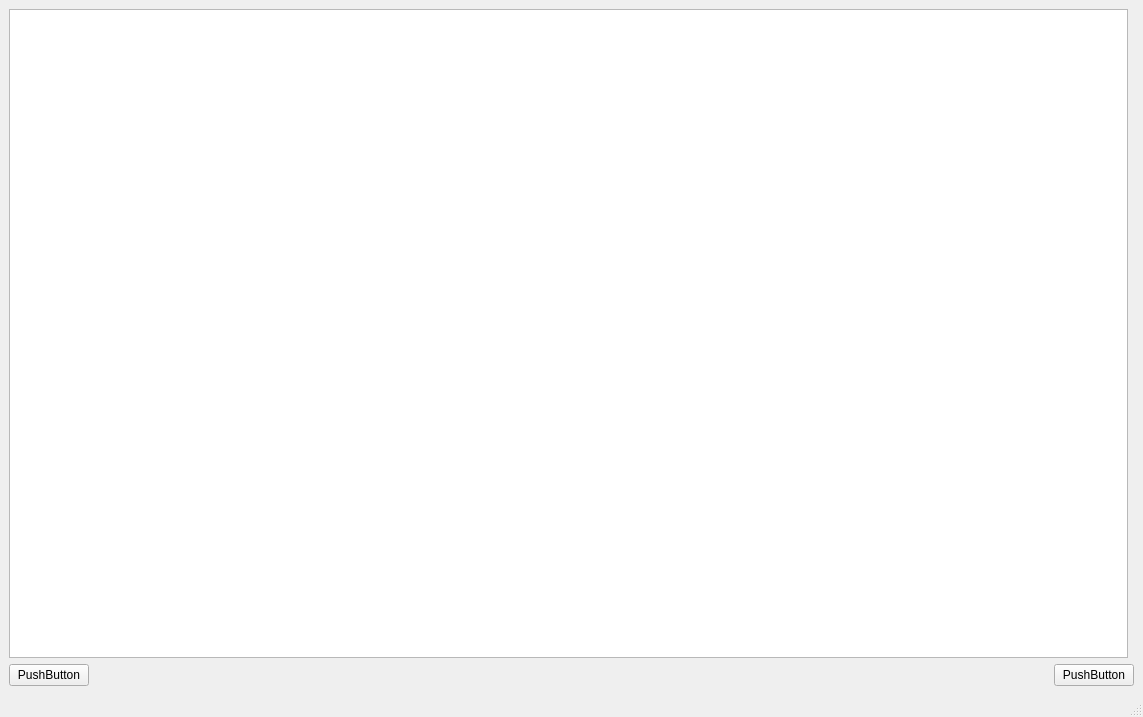
<?xml version="1.0" encoding="UTF-8"?>
<ui version="4.0">
 <class>MainWindow</class>
 <widget class="QMainWindow" name="MainWindow">
  <property name="geometry">
   <rect>
    <x>0</x>
    <y>0</y>
    <width>1143</width>
    <height>717</height>
   </rect>
  </property>
  <property name="windowTitle">
   <string>MainWindow</string>
  </property>
  <widget class="QWidget" name="centralwidget">
   <layout class="QVBoxLayout" name="verticalLayout">
    <item>
     <layout class="QHBoxLayout" name="horizontalLayout">
      <item>
       <widget class="QTreeView" name="treeView">
        <property name="sizePolicy">
         <sizepolicy hsizetype="Expanding" vsizetype="Expanding">
          <horstretch>0</horstretch>
          <verstretch>0</verstretch>
         </sizepolicy>
        </property>
       </widget>
      </item>
      <item>
       <widget class="QWidget" name="widget" native="true"/>
      </item>
     </layout>
    </item>
    <item>
     <layout class="QHBoxLayout" name="horizontalLayout_2">
      <item>
       <widget class="QPushButton" name="pushButton">
        <property name="text">
         <string>PushButton</string>
        </property>
       </widget>
      </item>
      <item>
       <spacer name="horizontalSpacer">
        <property name="orientation">
         <enum>Qt::Orientation::Horizontal</enum>
        </property>
        <property name="sizeHint" stdset="0">
         <size>
          <width>40</width>
          <height>20</height>
         </size>
        </property>
       </spacer>
      </item>
      <item>
       <widget class="QPushButton" name="pushButton_2">
        <property name="text">
         <string>PushButton</string>
        </property>
       </widget>
      </item>
     </layout>
    </item>
   </layout>
  </widget>
  <widget class="QMenuBar" name="menubar">
   <property name="geometry">
    <rect>
     <x>0</x>
     <y>0</y>
     <width>1143</width>
     <height>21</height>
    </rect>
   </property>
  </widget>
  <widget class="QStatusBar" name="statusbar"/>
 </widget>
 <resources/>
 <connections/>
</ui>
